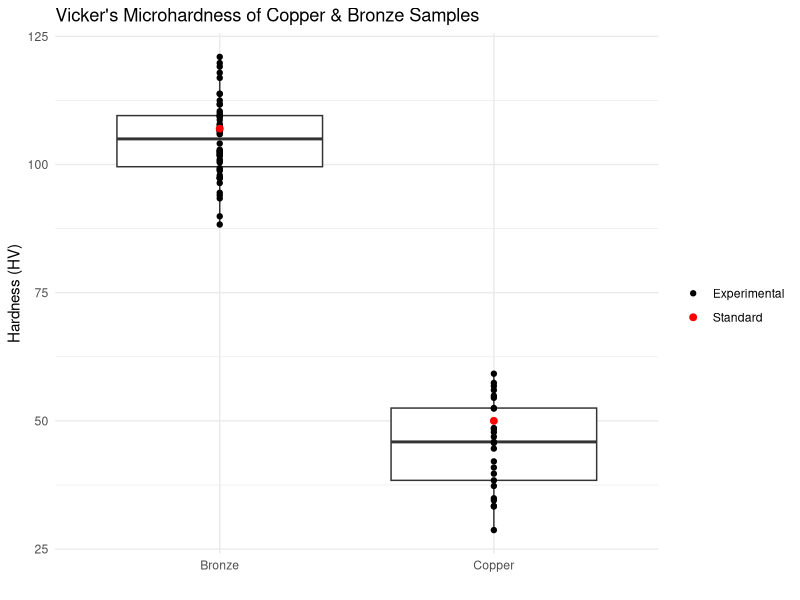
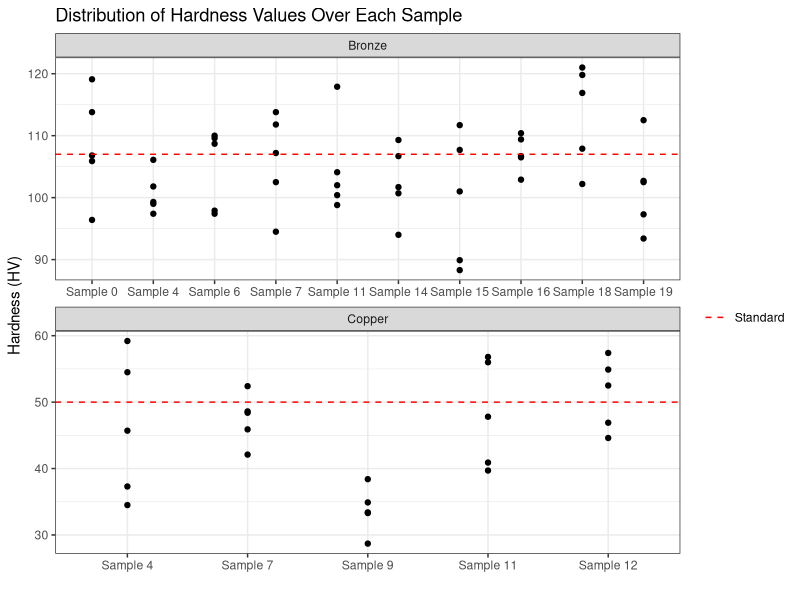
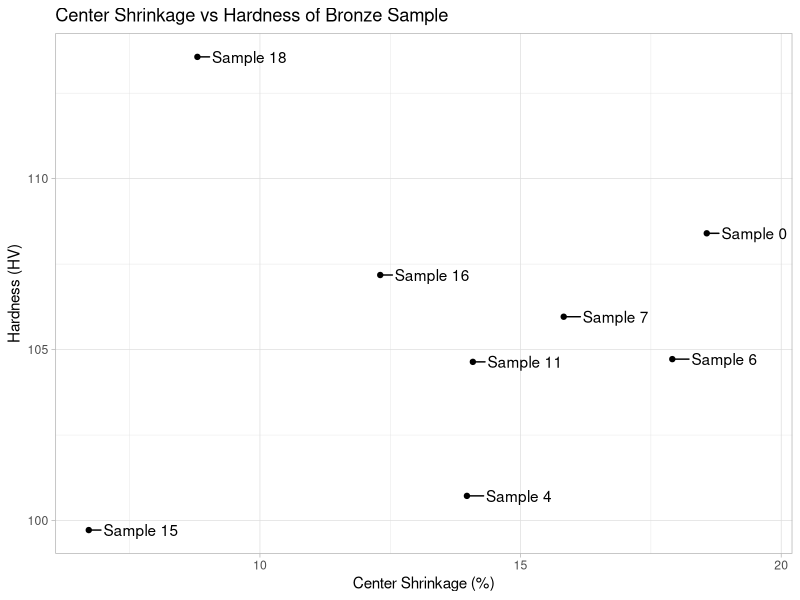

Write R code to recreate these figures, in order.
## ---- chunk 1
knitr::opts_chunk$set(echo = TRUE)
## ---- chunk 2
library(tidyverse)

vickers <- read_csv("vickers-data-analysis.csv")
standards = data.frame(material = c("Bronze", "Copper"), hardness = c(107, 50))

vickers <- vickers %>%
  mutate(name = paste("Sample", id)) %>% 
  pivot_longer(
    cols = starts_with("measure"),
    names_to = "test",
    names_prefix = "measure_",
    values_to = "hardness"
  )
## ---- chunk 3
ggplot(vickers, aes(x = material, y = hardness)) +
  geom_boxplot() +
  geom_point(aes(color = "Experimental")) +
  geom_point(data = standards, aes(color = "Standard"), size = 2) +
  theme_minimal() +
  labs(
    title = "Vicker's Microhardness of Copper & Bronze Samples",
    x = "",
    y = "Hardness (HV)"
  ) +
  scale_color_manual(name = "",
                     breaks = c("Experimental", "Standard"),
                     values = c("Experimental"="black", "Standard"="red"))
## ---- chunk 4
ggplot(vickers, aes(x = reorder(name, id), y = hardness)) +
  geom_point() +
  theme_bw() +
  facet_wrap(
    ~material,
    nrow = 2,
    scales = "free") +
  geom_hline(data = standards,
             aes(yintercept = hardness,
                 color = "Standard"),
             linetype = "dashed") +
  labs(
    title = "Distribution of Hardness Values Over Each Sample",
    x = "",
    y = "Hardness (HV)"
  ) +
  scale_color_manual(name = "",
                     breaks = c("Standard"),
                     values = c("Standard"="red"))
## ---- chunk 5
bronze_hw <- read_csv("bronze-height-width.csv")

bronze_df <- vickers %>%
  filter(material == "Bronze") %>% 
  group_by(id) %>% 
  summarise(hardness = mean(hardness), name = unique(name)) %>% 
  merge(bronze_hw) %>% 
  mutate(shrink = (Face - Center) / Face)
## ---- chunk 6
library(ggrepel)

ggplot(bronze_df, aes(x = shrink*100, y = hardness)) +
  geom_point() +
  geom_text_repel(aes(label = name), nudge_x = 1) +
  theme_light() +
  labs(
    title = "Center Shrinkage vs Hardness of Bronze Sample",
    x = "Center Shrinkage (%)",
    y = "Hardness (HV)"
  )
